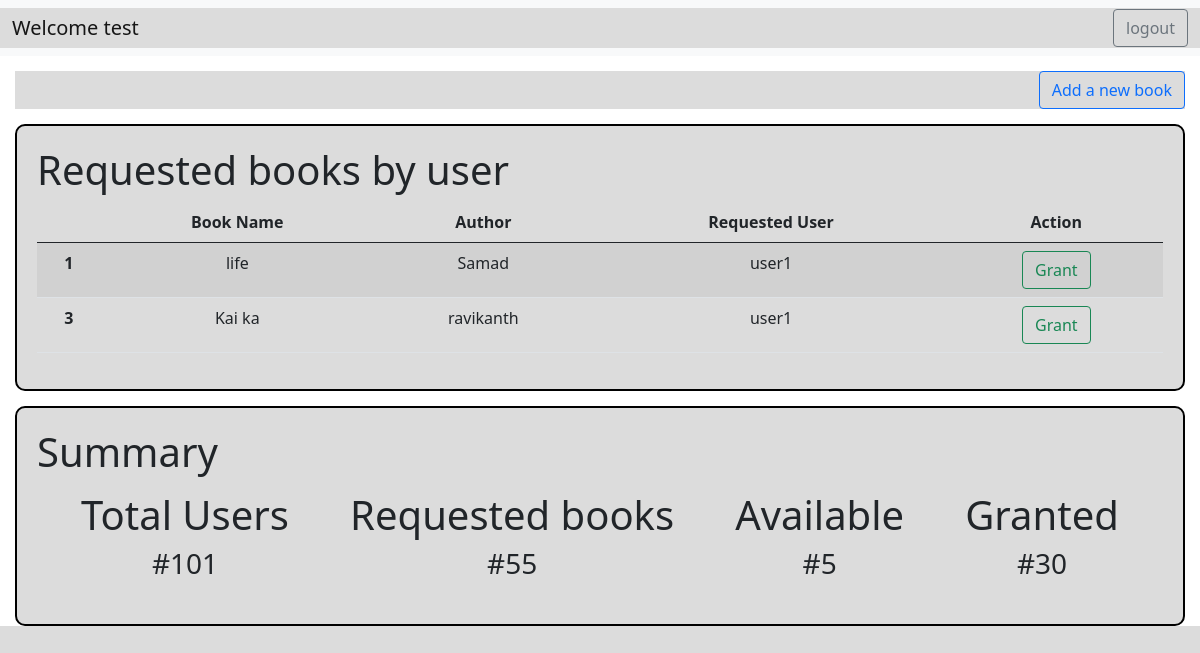
The page /admin_dashboard/4 on the database its author committed.
### application/models.py (models this page shows)
class User(db.Model):
    id = db.Column(db.Integer, primary_key = True)
    email = db.Column(db.String(),unique = True, nullable = False)
    username = db.Column(db.String(), unique = True, nullable = False)
    password = db.Column (db.String(), nullable = False)
    type = db.Column (db.String(),default ="general")
    ebooks = db.relationship('Ebook', backref = 'bearer')

class Ebook(db.Model):
    id = db.Column(db.Integer, primary_key = True)
    b_name = db.Column(db.String(), nullable = False)
    author = db.Column(db.String(), nullable = False)
    b_url = db.Column(db.String(), nullable = True)
    status = db.Column(db.String(), default = "Available")
    user_id = db.Column(db.Integer, db.ForeignKey('user.id'), nullable = True)

### application/controllers.py (the view)
@app.route("/admin_dashboard/<int:user_id>", methods=["GET"])
def admin_dashboard(user_id):
    this_user = User.query.filter_by(id=int(user_id)).first()
    e_books = Ebook.query.filter_by(status="Requested").all()
    e_users = User.query.all()
    return render_template("admin_dashboard.html", user=this_user, admin_books=e_books,admin_users = e_users)

### templates/admin_dashboard.html (shortened to what this page needs)
<!DOCTYPE html>
<html lang="en">
<head>
    <link href="https://cdn.jsdelivr.net/npm/bootstrap@5.0.2/dist/css/bootstrap.min.css" rel="stylesheet"
>
    <link rel="stylesheet" href="../static/style.css">
</head>
<body>
    <div class="sign_in">
        <nav class="navbar navbar-expand-lg navbar-light bg-light">
            <div class="container-fluid">
                <a class="navbar-brand" href="#">Welcome {{user.username}}</a>
                <div class="d-flex">
                    <a class="btn btn-outline-secondary" href="/login">logout</a>
                </div>
            </div>
        </nav>
    </div>
    <div id="book_button">
        <a href="/create_eb" class="btn btn-outline-primary">Add a new book</a>
    </div>
    <div class=" req_books_admin content_main">
        <h1> Requested books by user </h1>
        <div id="content">
            <table class="table table-striped table-hover">
                <thead>
                    <tr>
                        <th scope="col">{{ID}}</th>
                        <th scope="col">Book Name</th>
                        <th scope="col">Author</th>
                        <th scope="col">Requested User</th>
                        <th scope="col">Action</th>
                    </tr>
                </thead>
                <tbody>
                    {% for admin_book in admin_books%}
                    <tr>
                        <th scope="row">{{admin_book.id}}</th>
                        <td>{{admin_book.b_name}}</td>
                        <td>{{admin_book.author}}</td>
                        {% for admin_user in admin_users %}
                        {% if admin_user.id == admin_book.user_id %}
                        <td>{{ admin_user.username }}</td>
                        {% endif %}
                        {% endfor %}
                        <td>
                            <a href="{{ url_for('grant_permission', user_id=user.id, book_id=admin_book.id, customer_user_id=admin_book.user_id) }}"
                                class="btn btn-outline-success">Grant</a>
                        </td>
                    </tr>
                    {% endfor %}
                </tbody>
            </table>
        </div>
    </div>
    <div class="summary_head ">
        <h1> Summary </h1>
        <div class="summary ">
            <div class="individual_summary ">
                <h1>Total Users</h1>
                <h3>#101</h3>
            </div>
            <div class="individual_summary">
                <h1>Requested books</h1>
                <h3>#55</h3>
            </div>
            <div class="individual_summary">
                <h1>Available</h1>
                <h3>#5</h3>
            </div>
            <div class="individual_summary">
                <h1>Granted</h1>
                <h3>#30</h3>
            </div>
        </div>
    </div>
</body>
</html>

### static/style.css (style rules this page uses)
* { margin: 0px; padding: 0px; background-color: gainsboro; }
.content_main { border: 2px solid black; border-radius: 10px; margin: 15px; padding: 20px; }
.summary { display: flex; flex-direction: row; justify-content: space-evenly; align-items: center; text-align: center; gap: 2rem; margin: 15px; }
.summary_head { border: 2px solid black; border-radius: 10px; margin: 15px; padding: 20px; }
#content { text-align: center; }
#book_button { margin: 15px; text-align: right; }

### rows shown on the page
User: username "test"
Ebook: id "1", b_name "life", author "Samad"
User: username "user1"
Ebook: id "3", b_name "Kai ka", author "ravikanth"
